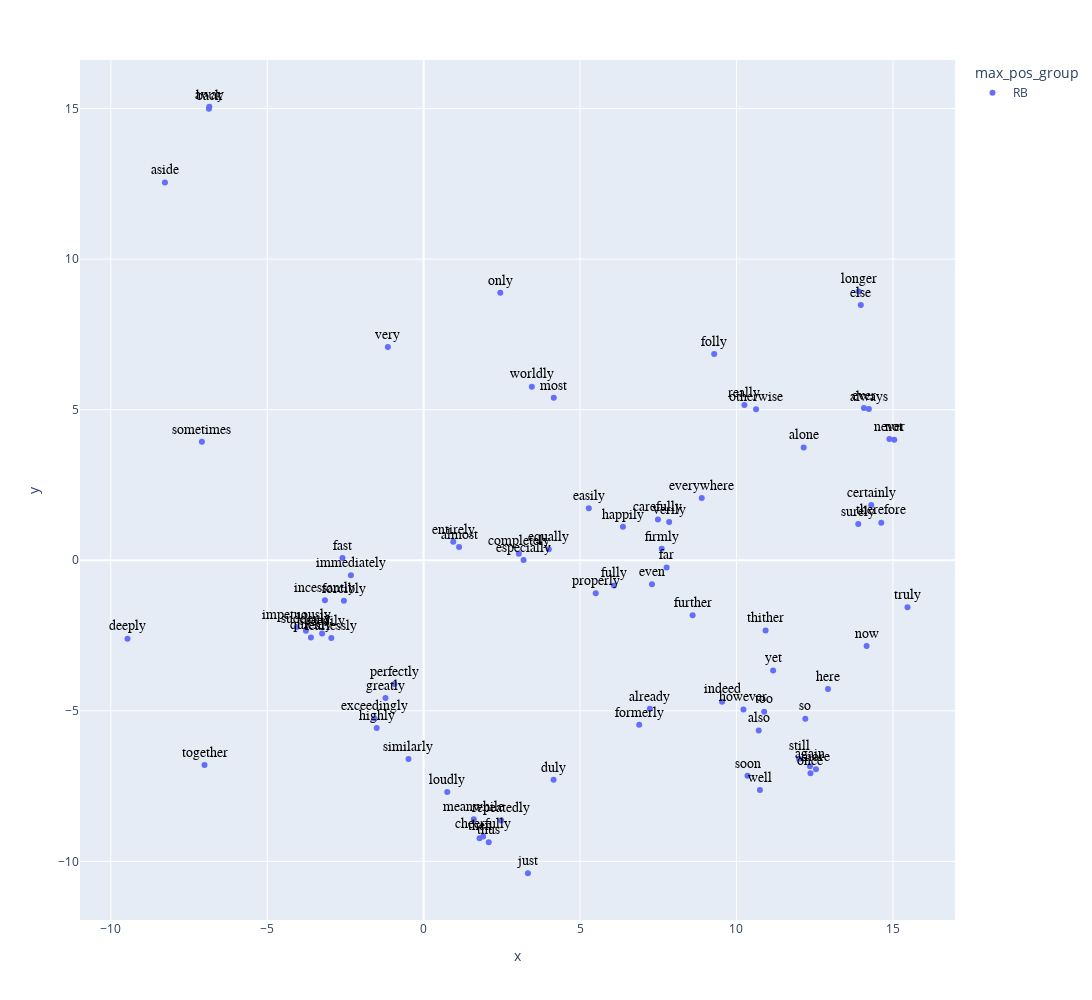

The notebook cell saved with this chart:
### Code cell
X = TSNE.join(VOCAB, how='left')
X = X[X['max_pos_group']=='RB']
px.scatter(X.reset_index(), 'x', 'y', 
        text='term_str', 
        color='max_pos_group', 
        hover_name='term_str',          
        height=1000,
        width=1200)\
    .update_traces(
        mode='markers+text', 
        textfont=dict(color='black', size=14, family='Arial'),
        textposition='top center')

### Figure 1 — Plotly figure (JSON) as saved in the notebook; plotly's stock layout.template omitted (floating-point values rounded to 4 significant figures)
{"data": [{"hovertemplate": "<b>%{hovertext}</b><br><br>max_pos_group=RB<br>x=%{x}<br>y=%{y}<br>term_str=%{text}<extra></extra>", "hovertext": ["not", "then", "also", "even", "thus", "so", "never", "away", "always", "however", "very", "indeed", "therefore", "now", "only", "again", "more", "once", "here", "exceedingly", "ever", "together", "quickly", "soon", "alone", "back", "highly", "well", "yet", "still", "duly", "just", "repeatedly", "truly", "else", "certainly", "most", "already", "too", "verily", "thither", "otherwise", "speedily", "sometimes", "longer", "formerly", "meanwhile", "deeply", "suddenly", "cheerfully", "really", "similarly", "properly", "greatly", "surely", "fully", "everywhere", "perfectly", "fearlessly", "far", "equally", "entirely", "worldly", "firmly", "forcibly", "fast", "immediately", "folly", "happily", "carefully", "almost", "aside", "further", "loudly", "especially", "easily", "impetuously", "completely", "incessantly"], "legendgroup": "RB", "marker": {"color": "#636efa", "symbol": "circle"}, "mode": "markers+text", "name": "RB", "orientation": "v", "showlegend": true, "text": ["not", "then", "also", "even", "thus", "so", "never", "away", "always", "however", "very", "indeed", "therefore", "now", "only", "again", "more", "once", "here", "exceedingly", "ever", "together", "quickly", "soon", "alone", "back", "highly", "well", "yet", "still", "duly", "just", "repeatedly", "truly", "else", "certainly", "most", "already", "too", "verily", "thither", "otherwise", "speedily", "sometimes", "longer", "formerly", "meanwhile", "deeply", "suddenly", "cheerfully", "really", "similarly", "properly", "greatly", "surely", "fully", "everywhere", "perfectly", "fearlessly", "far", "equally", "entirely", "worldly", "firmly", "forcibly", "fast", "immediately", "folly", "happily", "carefully", "almost", "aside", "further", "loudly", "especially", "easily", "impetuously", "completely", "incessantly"], "textfont": {"color": "black", "family": "Arial", "size": 14}, "textposition": "top center", "type": "scatter", "x": [15.04, 1.787, 10.71, 7.298, 2.081, 12.2, 14.89, -6.851, 14.23, 10.22, -1.145, 9.539, 14.63, 14.16, 2.449, 12.35, 12.54, 12.37, 12.93, -1.571, 14.07, -7.005, -3.604, 10.35, 12.15, -6.865, -1.501, 10.75, 11.17, 12.0, 4.153, 3.333, 2.477, 15.47, 13.97, 14.31, 4.159, 7.231, 10.89, 7.848, 10.93, 10.63, -3.247, -7.089, 13.91, 6.89, 1.603, -9.467, -3.764, 1.902, 10.25, -0.4853, 5.501, -1.221, 13.89, 6.084, 8.889, -0.9347, -2.951, 7.767, 4.001, 0.9469, 3.458, 7.609, -2.549, -2.594, -2.325, 9.287, 6.371, 7.489, 1.132, -8.271, 8.598, 0.754, 3.194, 5.279, -4.058, 3.042, -3.156], "xaxis": "x", "y": [4.002, -9.229, -5.654, -0.7977, -9.365, -5.26, 4.025, 15.06, 5.022, -4.955, 7.079, -4.695, 1.249, -2.849, 8.881, -6.842, -6.942, -7.071, -4.273, -5.255, 5.059, -6.798, -2.561, -7.157, 3.743, 14.99, -5.572, -7.627, -3.661, -6.59, -7.291, -10.39, -8.646, -1.557, 8.478, 1.833, 5.394, -4.935, -5.028, 1.274, -2.334, 5.011, -2.43, 3.934, 8.929, -5.465, -8.605, -2.605, -2.343, -9.172, 5.156, -6.597, -1.096, -4.572, 1.202, -0.8379, 2.068, -4.11, -2.584, -0.2401, 0.3645, 0.6108, 5.763, 0.3805, -1.348, 0.07503, -0.4949, 6.848, 1.11, 1.354, 0.4382, 12.55, -1.825, -7.7, 0.007153, 1.73, -2.217, 0.22, -1.329], "yaxis": "y"}], "layout": {"height": 1000, "legend": {"title": {"text": "max_pos_group"}, "tracegroupgap": 0}, "margin": {"t": 60}, "width": 1200, "xaxis": {"anchor": "y", "domain": [0, 1], "title": {"text": "x"}}, "yaxis": {"anchor": "x", "domain": [0, 1], "title": {"text": "y"}}}}
